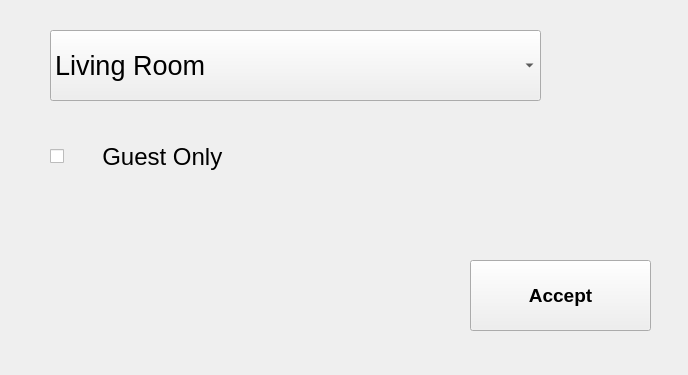
<?xml version="1.0" encoding="UTF-8"?>
<ui version="4.0">
 <class>Setup</class>
 <widget class="QMainWindow" name="Setup">
  <property name="geometry">
   <rect>
    <x>0</x>
    <y>0</y>
    <width>688</width>
    <height>375</height>
   </rect>
  </property>
  <property name="windowTitle">
   <string>Setup</string>
  </property>
  <widget class="QWidget" name="centralWidget">
   <widget class="QPushButton" name="accept">
    <property name="geometry">
     <rect>
      <x>470</x>
      <y>260</y>
      <width>181</width>
      <height>71</height>
     </rect>
    </property>
    <property name="font">
     <font>
      <pointsize>14</pointsize>
      <weight>75</weight>
      <bold>true</bold>
     </font>
    </property>
    <property name="text">
     <string>Accept</string>
    </property>
   </widget>
   <widget class="QComboBox" name="Room">
    <property name="geometry">
     <rect>
      <x>50</x>
      <y>30</y>
      <width>491</width>
      <height>71</height>
     </rect>
    </property>
    <property name="font">
     <font>
      <pointsize>20</pointsize>
     </font>
    </property>
    <item>
     <property name="text">
      <string>Living Room</string>
     </property>
    </item>
    <item>
     <property name="text">
      <string>Kitchen</string>
     </property>
    </item>
    <item>
     <property name="text">
      <string>Hallway</string>
     </property>
    </item>
    <item>
     <property name="text">
      <string>Garage</string>
     </property>
    </item>
    <item>
     <property name="text">
      <string>Master Bedroom</string>
     </property>
    </item>
    <item>
     <property name="text">
      <string>Office</string>
     </property>
    </item>
    <item>
     <property name="text">
      <string>Bedroom 1</string>
     </property>
    </item>
    <item>
     <property name="text">
      <string>Bedroom 2</string>
     </property>
    </item>
    <item>
     <property name="text">
      <string>Dining Room</string>
     </property>
    </item>
    <item>
     <property name="text">
      <string>Porch</string>
     </property>
    </item>
   </widget>
   <widget class="QCheckBox" name="guestbox">
    <property name="geometry">
     <rect>
      <x>50</x>
      <y>140</y>
      <width>179</width>
      <height>33</height>
     </rect>
    </property>
    <property name="font">
     <font>
      <pointsize>18</pointsize>
     </font>
    </property>
    <property name="text">
     <string>     Guest Only</string>
    </property>
    <property name="iconSize">
     <size>
      <width>40</width>
      <height>40</height>
     </size>
    </property>
    <property name="tristate">
     <bool>false</bool>
    </property>
   </widget>
  </widget>
 </widget>
 <layoutdefault spacing="6" margin="11"/>
 <resources/>
 <connections/>
</ui>
